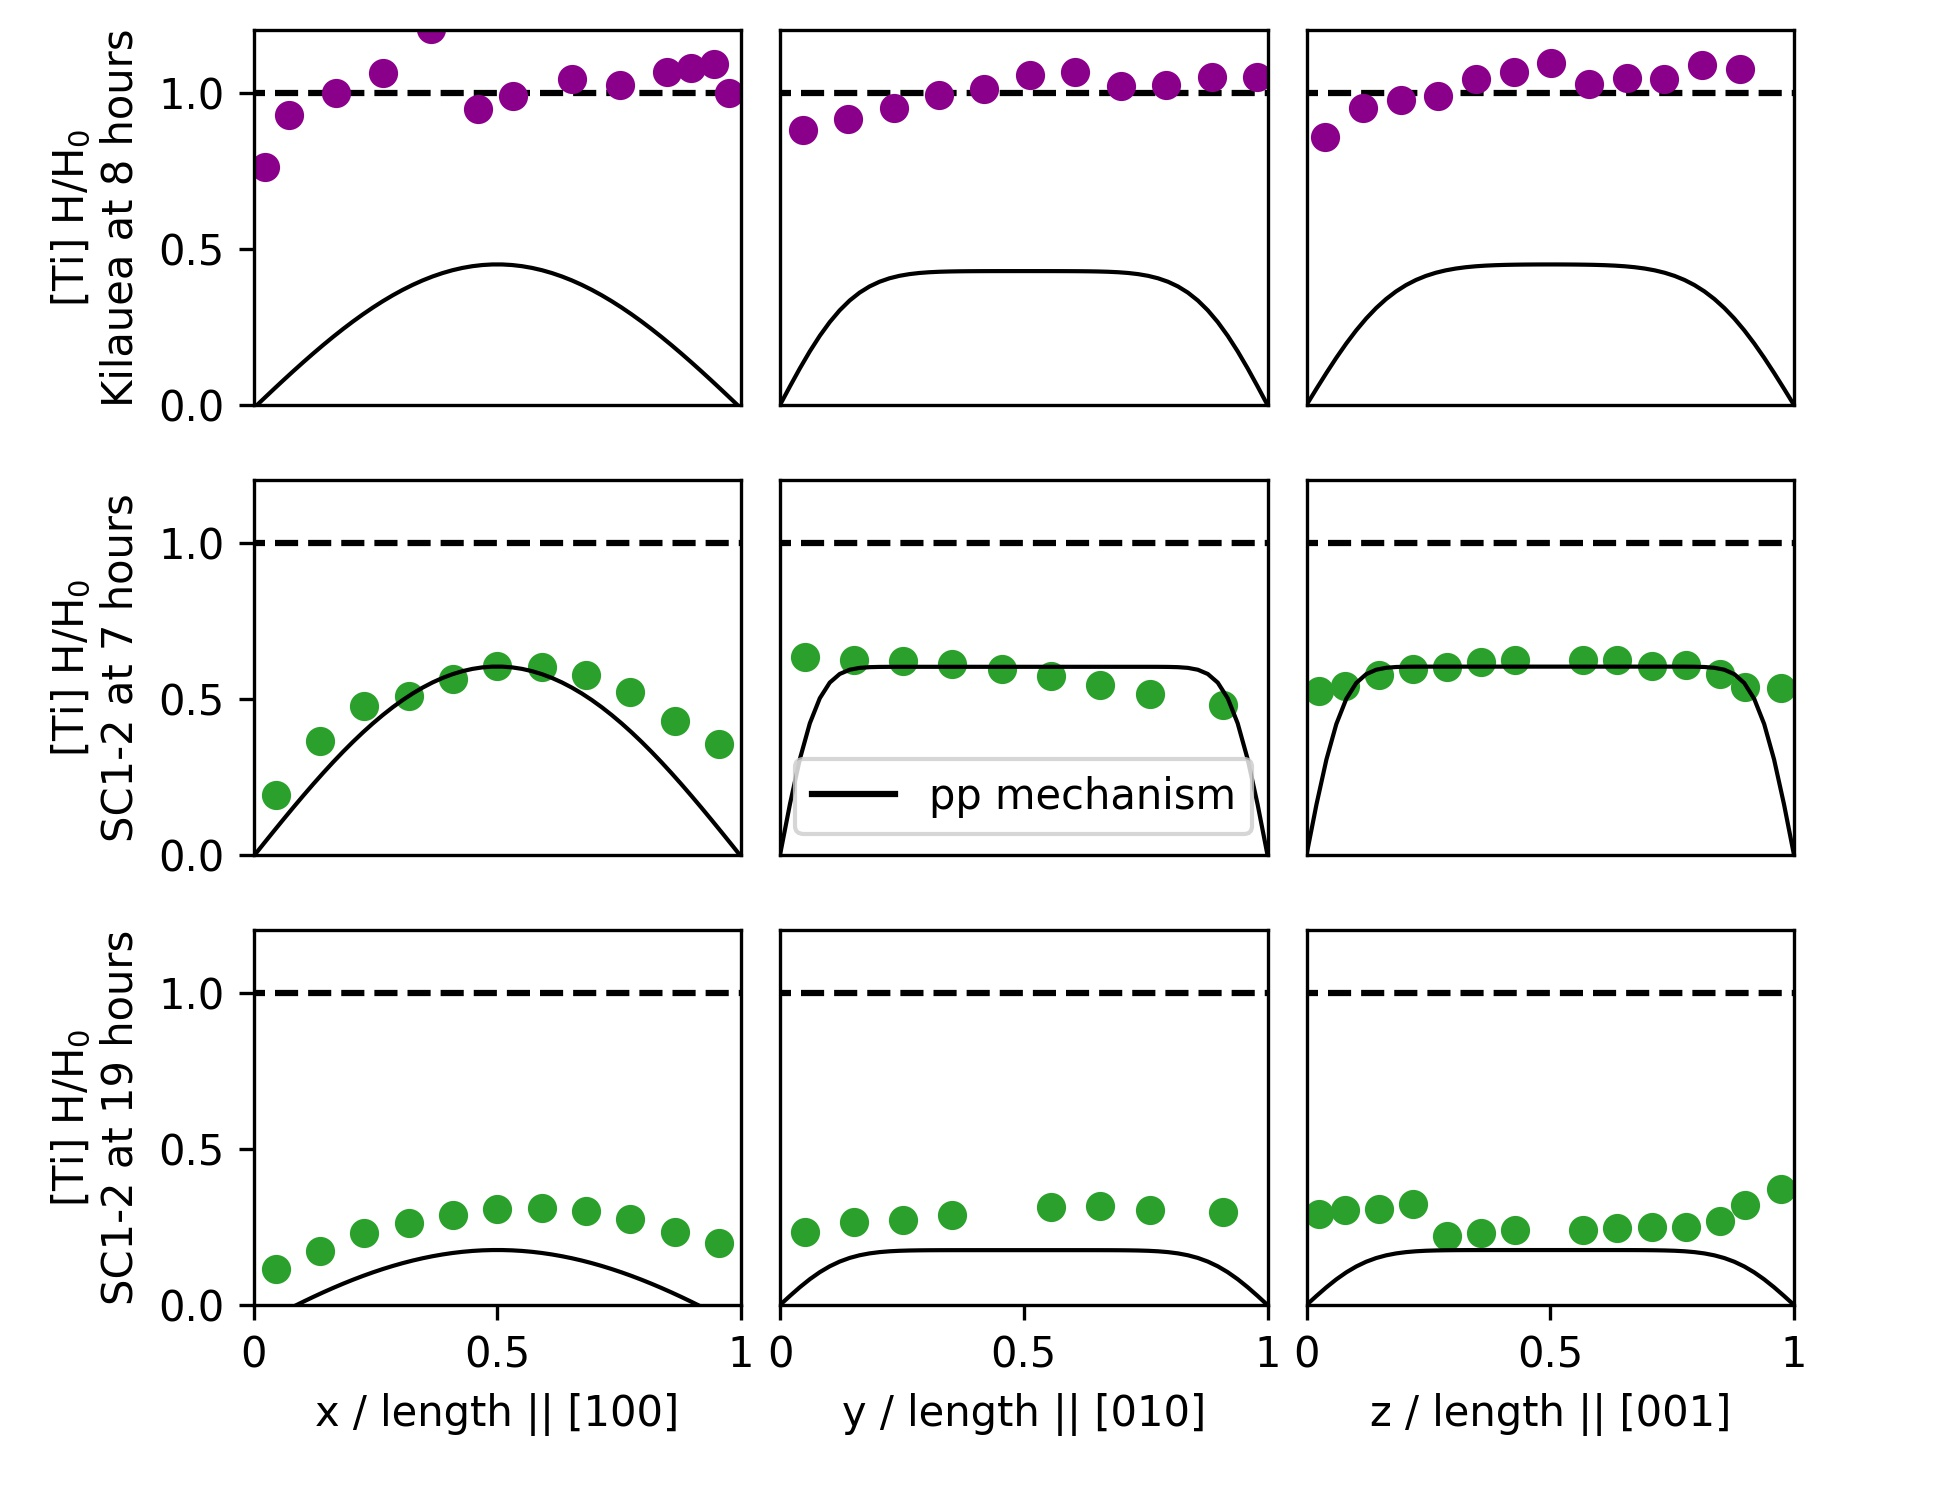

Write Python code to recreate this figure.
# -*- coding: utf-8 -*-
"""
@author: Elizabeth Ferriss

Figure showing dehydration profiles in San Carlos olivine SC1-2
for [Ti] peak at 3525 cm-1 changing diffusivity relative to pp mechanism
between 7 and 19 hours and comparison with Kilauea Iki behavior.
 
Data details and peak heights are in SanCarlos_spectra.py. Baselines
were created in SanCarlos_baselines.py and are stored in the same
folder as the original FTIR data.

"""
from __future__ import print_function, division
from olivine.SanCarlos import SanCarlos_spectra as SC
from olivine.KilaueaIki import Kiki_spectra as kiki
import itertools
from pynams import dlib, styles
import numpy as np
import matplotlib.pyplot as plt
import os
import olivine

# output file
file = os.path.join(olivine.__path__[0], 'Fig7_Tipeak.jpg')

# set up peaks and areas
wbk = kiki.wb_Kiki_8hr
wb7 = SC.wb_800C_7hr
wb13 = SC.wb_800C_19hr

for wb in [wbk, wb7, wb13]:
    wb.get_baselines()
    wb.make_areas()
    wb.make_peakheights(peaks=[3525])
    for prof in wb.initial_profiles:
        prof.get_baselines()
        prof.make_areas()
        prof.make_peakheights(peaks=[3525])

style = styles.style_points.copy()
style['color'] = '#2ca02c'
styleK = style.copy()
styleK['color'] = 'darkmagenta'

#%% the figure
# make the axes
fig = plt.figure()
fig.set_size_inches(6.5, 5)
xstart = 0.13
ypstart = 0.13
wgap = 0.02
width = 0.25
height = 0.25
hgap = 0.05
ytxt_shifts = [0.2, 0.2, 0.2, 0.7, 0.2]

axes = []
for peak in range(3):
    ax1 = fig.add_axes([xstart, ypstart, width, height])
    ax2 = fig.add_axes([xstart+width+wgap, ypstart, width, height])
    ax3 = fig.add_axes([xstart+2*width+2*wgap, ypstart, width, height])
    axes.append([ax1, ax2, ax3])
    ypstart = ypstart + hgap + height

for idx, ax3 in enumerate(axes):
    for ax in ax3:
        ax.set_ylim(0, 1.2)
        if idx != 0:
            ax.axes.get_xaxis().set_ticks([])
    ax3[1].axes.get_yaxis().set_ticks([])
    ax3[2].axes.get_yaxis().set_ticks([])
axes[0][0].set_xlabel('x / length || [100]')
axes[0][1].set_xlabel('y / length || [010]')
axes[0][2].set_xlabel('z / length || [001]')
axes[2][0].set_ylabel('[Ti] H/H$_0$\nKilauea at 8 hours')
axes[1][0].set_ylabel('[Ti] H/H$_0$\nSC1-2 at 7 hours')
axes[0][0].set_ylabel('[Ti] H/H$_0$\nSC1-2 at 19 hours')

D3 = dlib.pp.whatIsD(800., printout=False)[0:3]

wbk.plot_areas_3panels(axes3=axes[2], 
                       heights_instead=True,
                       wholeblock=True, 
                       show_errorbars=False, 
                       peak_idx = 0,
                       centered = False,
                       show_line_at_1=True, 
                       styles3=[styleK]*3)
wbk.plot_diffusion(axes3=axes[2], 
                   log10D_m2s=D3,
                   centered=False,
                   wholeblock_diffusion=True,
                   labelD=False)

wb7.plot_areas_3panels(axes3=axes[1], 
                       heights_instead=True,
                       wholeblock=True, 
                       centered = False,
                       show_errorbars=False, 
                       peak_idx = 0, 
                       show_line_at_1=True, 
                       styles3=[style]*3)
wb7.plot_diffusion(axes3=axes[1], 
                   log10D_m2s=D3,
                   centered=False,
                   wholeblock_diffusion=True,
                   labelD=False)

wb13.plot_areas_3panels(axes3=axes[0], heights_instead=True,
                       wholeblock=True, show_errorbars=False, 
                       centered = False,
                       peak_idx = 0, show_line_at_1=True, 
                       styles3=[style]*3)

wb13.plot_diffusion(axes3=axes[0], 
                   log10D_m2s=D3,
                   centered=False,
                   wholeblock_diffusion=True,
                   labelD=False)


for length, ax in zip(wb7.sample.lengths_microns, axes[0]):
    x = [0, length/2., length]
    ax.set_xticks(x)
    ax.set_xticklabels(['0', 0.5, '1'])
#    plt.xticks(x, )
    
axes[1][1].plot([-100000], [-100000], '-k', label='pp mechanism')
axes[1][1].legend(loc=8)

tit1 ='[Ti] peak heated at 800$\degree$C'
#tit0 ='[Ti] peak at 3525 cm$^{-1}$ after 19 hours heating at 800$\degree$C'
axes[2][1].set_title('')
axes[0][1].set_title('')
axes[1][1].set_title('')

fig.savefig(file, dpi=300, format='jpg')